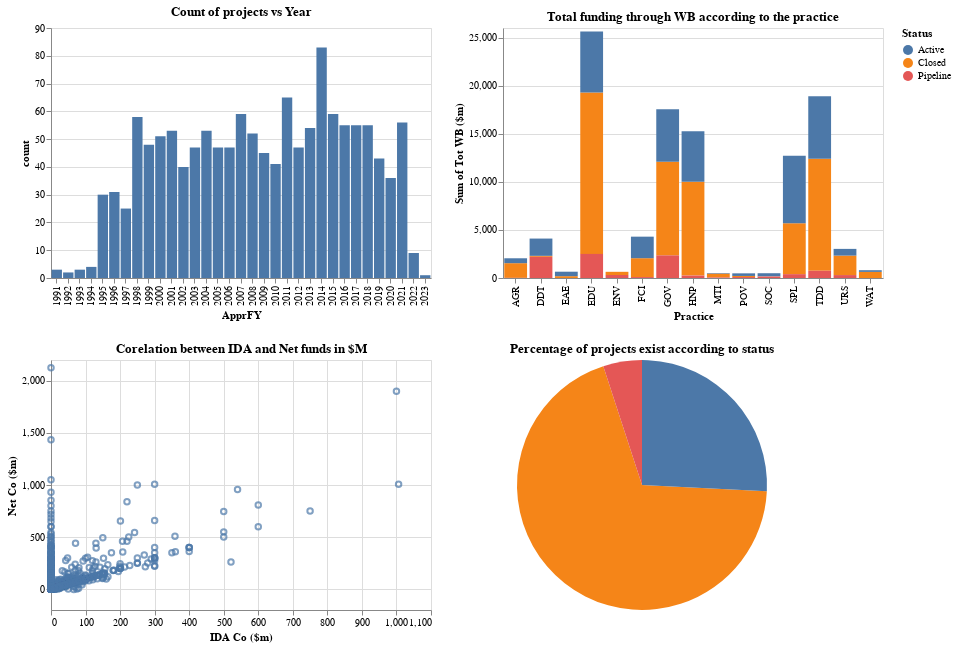

Notebook cell for this chart:
### Code cell
dashboard1 = rect | hist 
dashboard2 = scatter | pie
dashboard = alt.vconcat(dashboard1, dashboard2)
dashboard

### Figure 1 — Vega-Lite specification as saved in the notebook (floating-point values rounded to 4 significant figures; data arrays with more than 128 entries replaced by an {"elided": "..."} marker saying what was removed)
{"config": {"view": {"continuousWidth": 400, "continuousHeight": 300}}, "vconcat": [{"hconcat": [{"mark": "bar", "encoding": {"x": {"field": "ApprFY", "type": "ordinal"}, "y": {"field": "count", "type": "quantitative"}}, "height": 250, "selection": {"selector002": {"type": "interval", "encodings": ["x"]}}, "title": "Count of projects vs Year", "transform": [{"aggregate": [{"op": "count", "field": "ApprFY", "as": "count"}], "groupby": ["ApprFY"]}], "width": 380}, {"mark": "bar", "encoding": {"color": {"field": "Status", "type": "nominal"}, "x": {"field": "Practice", "type": "ordinal"}, "y": {"aggregate": "sum", "field": "Tot WB ($m)", "type": "quantitative"}}, "height": 250, "title": "Total funding through WB according to the practice", "transform": [{"filter": {"selection": "selector002"}}], "width": 380}]}, {"hconcat": [{"mark": "point", "encoding": {"x": {"field": "IDA Co ($m)", "type": "quantitative"}, "y": {"field": "Net Co ($m)", "type": "quantitative"}}, "height": 250, "title": "Corelation between IDA and Net funds in $M", "transform": [{"filter": {"selection": "selector002"}}], "width": 380}, {"mark": "arc", "encoding": {"color": {"field": "Status", "type": "nominal"}, "theta": {"field": "count", "type": "quantitative"}}, "height": 250, "title": "Percentage of projects exist according to status", "transform": [{"filter": {"selection": "selector002"}}, {"aggregate": [{"op": "count", "field": "Status", "as": "count"}], "groupby": ["Status"]}], "width": 380}]}], "data": {"name": "data-be3e6008be3583f9384b19137f625b54"}, "$schema": "https://vega.github.io/schema/vega-lite/v4.17.0.json", "datasets": {"data-be3e6008be3583f9384b19137f625b54": {"elided": "1357 records"}}}
